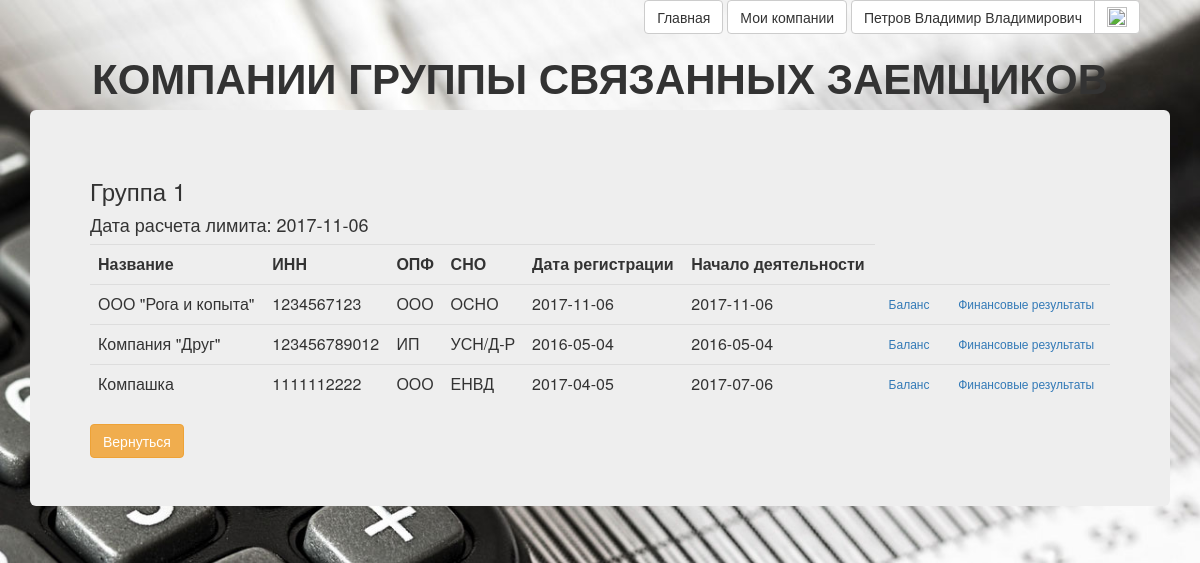
The app's page /cred_limit/finance_company_list.php?GSZ_Id=1 (signed in), older data.
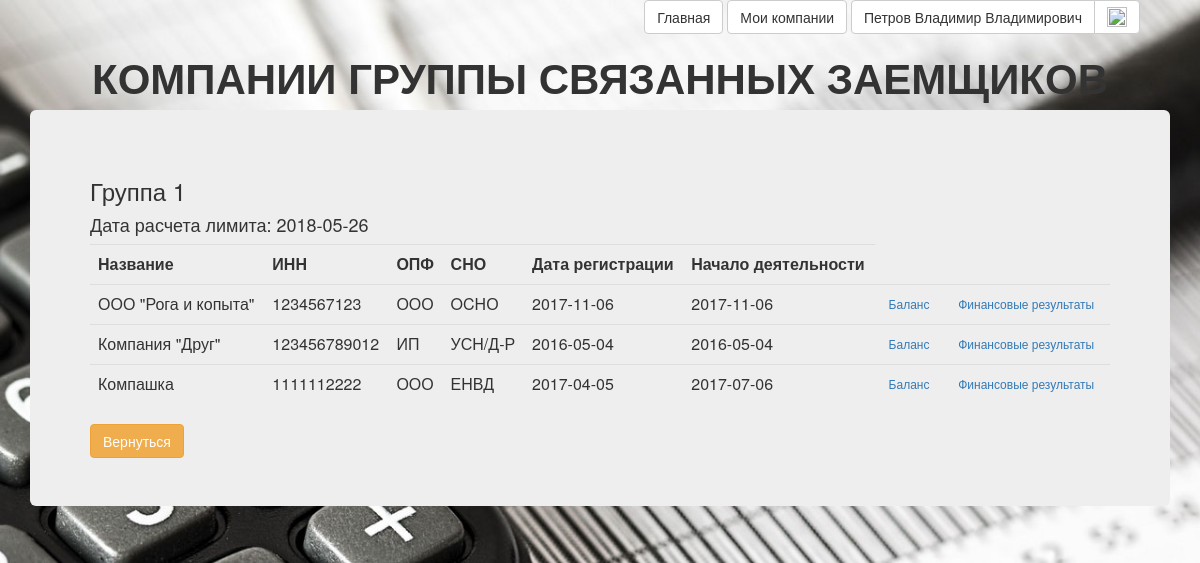
The same page, newer data.
### tables this page shows
CREATE TABLE `calc_limit_dates` (
  `Id` tinyint(2) NOT NULL,
  `Date_calc_limit` date NOT NULL,
  `GSZ_Id` tinyint(2) UNSIGNED NOT NULL
);

### script/finansist_scripts.php (called while the page is built, shortened)
<?php
require_once $_SERVER['DOCUMENT_ROOT'].'/registration/lib/common.php';
function xss($data)
{
    if (is_array($data))
    {
        $escaped = array();
        foreach ($data as $key => $value)
        {
            $escaped[$key] = xss($value);
        }
        return $escaped;
    }
    return trim(htmlspecialchars($data));
}
function getCell($query)
{
    global $mysqli;
    $result_set = $mysqli->query($query);
    $arr = array_values($result_set->fetch_assoc());
    return $arr[0];
}
function getRow($query)
{
    global $mysqli;
    $result_set = $mysqli->query($query);
    $row = $result_set->fetch_assoc();
    return $row;
}
function getTable($query)
{
    global $mysqli;
    $result_set = $mysqli->query($query);
    $result = array();
    while (($row = $result_set->fetch_assoc()) !=false)
    {
        $result[]=$row;
    }
    return $result;
}
?>

### script/app_config.php (called while the page is built, shortened)
<?php
require_once 'finansist_scripts.php';
$get = xss($_GET);

### cred_limit/script/cred_limit_scripts.php (called while the page is built, shortened)
<?php
require_once($_SERVER['DOCUMENT_ROOT'].'/script/app_config.php');
class GSZ_Item
{
	function __construct($id)
	{
		$query = "SELECT `Brief_Name`, `Full_Name` FROM GSZ WHERE `Id`={$id}";
		$row = getRow($query);
		$this->Brief_Name = htmlspecialchars($row['Brief_Name']);
		$query = "SELECT min(`Date_Begin_Work`) FROM `company` WHERE `GSZ_Id`={$id}";
		$Date_Begin_Work = getCell($query);
		$query = "SELECT COUNT(*) FROM `company` WHERE `GSZ_Id`={$id}";
		$NumberCompany = getCell($query);
		$query = "SELECT `Id`, `Date_calc_limit` FROM `calc_limit_dates` WHERE `GSZ_Id`={$id}";
		$result_array = getRow($query);
		$Date_calc_limit = $result_array['Date_calc_limit'];
		$this->Date_calc_limit = (is_null($Date_calc_limit) ? "" : $Date_calc_limit);
	}
}
function get_company_set($GSZ_Id)
{
	$query = "SELECT \n"
    . " `A`.`Id` AS `Id`, \n"
    . " `A`.`Name` AS `Name`, \n"
    . " `A`.`INN` AS `INN`, \n"
    . " `B`.`Brief_Name` AS `OPF`, \n"
    . " `C`.`Brief_Name` AS `SNO`, \n"
    . " `A`.`Date_Registr`, \n"
    . " `A`.`Date_Begin_Work`,\n"
    . " `B`.`Is_Corporation`\n"
    . "FROM \n"
    . " `company` `A`, \n"
    . " `OPF` `B`, \n"
    . " `SNO` `C` \n"
    . "WHERE \n"
    . " (`A`.`GSZ_Id` = {$GSZ_Id}) \n"
    . " AND (`A`.`OPF_Id` = `B`.`Id`) \n"
    . " AND (`A`.`SNO_Id` = `C`.`Id`)"
	. " AND (`User_Id`=".get_current_user_id().")";
	$company_set = getTable($query);
	return $company_set;
}

### registration/lib/common.php (called while the page is built, shortened)
<?php
function get_current_user_id()
{
	return $_SESSION['user_id'];
}

### cred_limit/finance_company_list.php (the view, shortened to what this page needs)
<?php
	require_once('./script/cred_limit_scripts.php');
	include_once ($_SERVER['DOCUMENT_ROOT'].'/registration/header_login.php');
	$GSZ_item = new GSZ_item($get["GSZ_Id"]);
	$company_set = get_company_set($get["GSZ_Id"]);
?>
<!DOCTYPE html>
<html>
<head>
	<link href="/css/bootstrap.min.css" rel="stylesheet"/>
	<link href="/css/style.css" rel="stylesheet"/>
</head>
<body>
	<div class="container">
		<header>
			<h2 class="text-center">КОМПАНИИ ГРУППЫ СВЯЗАННЫХ ЗАЕМЩИКОВ</h2>
		</header>
		<div class="jumbotron">
            <h3><?=$GSZ_item->Brief_Name?></h3>
            <h4>Дата расчета лимита: <?=$GSZ_item->Date_calc_limit?></h4>
			<table class="table">
				<tr>
					<th>Название</th><th>ИНН</th><th>ОПФ</th><th>СНО</th><th>Дата регистрации</th><th>Начало деятельности</th>
				</tr>
				<?php
				foreach ($company_set as $company) { ?>
				<tr>
					<td><?=$company['Name']?></td><td><?=$company['INN']?></td><td><?=$company['OPF']?></td><td><?=$company['SNO']?></td>
					<td><?=$company['Date_Registr']?></td><td><?=$company['Date_Begin_Work']?></td>
					<td><a class="btn btn-link btn-xs" href="<?=HTML_PATH_BALANCE_DATES?>?Company_Id=<?=$company['Id']?>">Баланс</a></td>
					<td><a class="btn btn-link btn-xs" href="<?=$company['Is_Corporation'] ? HTML_PATH_FINANCE_CORPORATION_FORM : HTML_PATH_FINANCE_IP_FORM?>?Company_Id=<?=$company['Id']?>">Финансовые результаты</a></td>
				</tr>
				<?php
				}
				?>
			</table>
			<a class="btn btn-warning" href="<?=HTML_PATH_FINANCE_GSZ_LIST_FORM?>">Вернуться</a>
		</div>
	</div>
</body>
</html>

Row changes from the older to the newer data that the page shows:
changed calc_limit_dates: Date_calc_limit "2017-11-06" → "2018-05-26"
